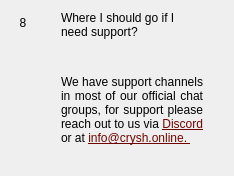
                  <widget class="QWidget" name="widgetFaq8" native="true">
                   <layout class="QHBoxLayout" name="horizontalpage_8" stretch="0,1">
                    <item alignment="Qt::AlignTop">
                     <widget class="QLabel" name="labelNumber8">
                      <property name="minimumSize">
                       <size>
                        <width>24</width>
                        <height>24</height>
                       </size>
                      </property>
                      <property name="maximumSize">
                       <size>
                        <width>16777215</width>
                        <height>24</height>
                       </size>
                      </property>
                      <property name="text">
                       <string>8</string>
                      </property>
                      <property name="alignment">
                       <set>Qt::AlignCenter</set>
                      </property>
                     </widget>
                    </item>
                    <item>
                     <layout class="QVBoxLayout" name="verticalLayoutpage_8">
                      <property name="leftMargin">
                       <number>20</number>
                      </property>
                      <property name="rightMargin">
                       <number>20</number>
                      </property>
                      <item>
                       <widget class="QLabel" name="labelSubtitle8">
                        <property name="text">
                         <string>Where I should go if I need support?</string>
                        </property>
                        <property name="wordWrap">
                         <bool>true</bool>
                        </property>
                       </widget>
                      </item>
                      <item>
                       <spacer name="verticalSpacer_80">
                        <property name="orientation">
                         <enum>Qt::Vertical</enum>
                        </property>
                        <property name="sizeType">
                         <enum>QSizePolicy::Fixed</enum>
                        </property>
                        <property name="sizeHint" stdset="0">
                         <size>
                          <width>20</width>
                          <height>30</height>
                         </size>
                        </property>
                       </spacer>
                      </item>
                      <item>
                       <widget class="QLabel" name="labelContent8">
                        <property name="text">
                         <string>
                           &lt;html&gt;&lt;head/&gt;&lt;body&gt;&lt;p align=&quot;justify&quot;&gt;
                           We have support channels in most of our official chat groups, for support please reach out to us via
                           &lt;a style='color: #700600' href='https://discord.gg/wpph9hvbTB'&gt;
                           Discord&lt;/a&gt; or at
                           &lt;a style='color: #700600' href='mailto://info@crysh.online'&gt;
                           info@crysh.online.
                           &lt;/p&gt;&lt;/body&gt;&lt;/html&gt;
                         </string>
                        </property>
                        <property name="alignment">
                         <set>Qt::AlignLeading|Qt::AlignLeft|Qt::AlignTop</set>
                        </property>
                        <property name="wordWrap">
                         <bool>true</bool>
                        </property>
                       </widget>
                      </item>
                      <item>
                       <spacer name="verticalSpacer_81">
                        <property name="orientation">
                         <enum>Qt::Vertical</enum>
                        </property>
                        <property name="sizeHint" stdset="0">
                         <size>
                          <width>20</width>
                          <height>20</height>
                         </size>
                        </property>
                       </spacer>
                      </item>
                     </layout>
                    </item>
                   </layout>
                  </widget>
